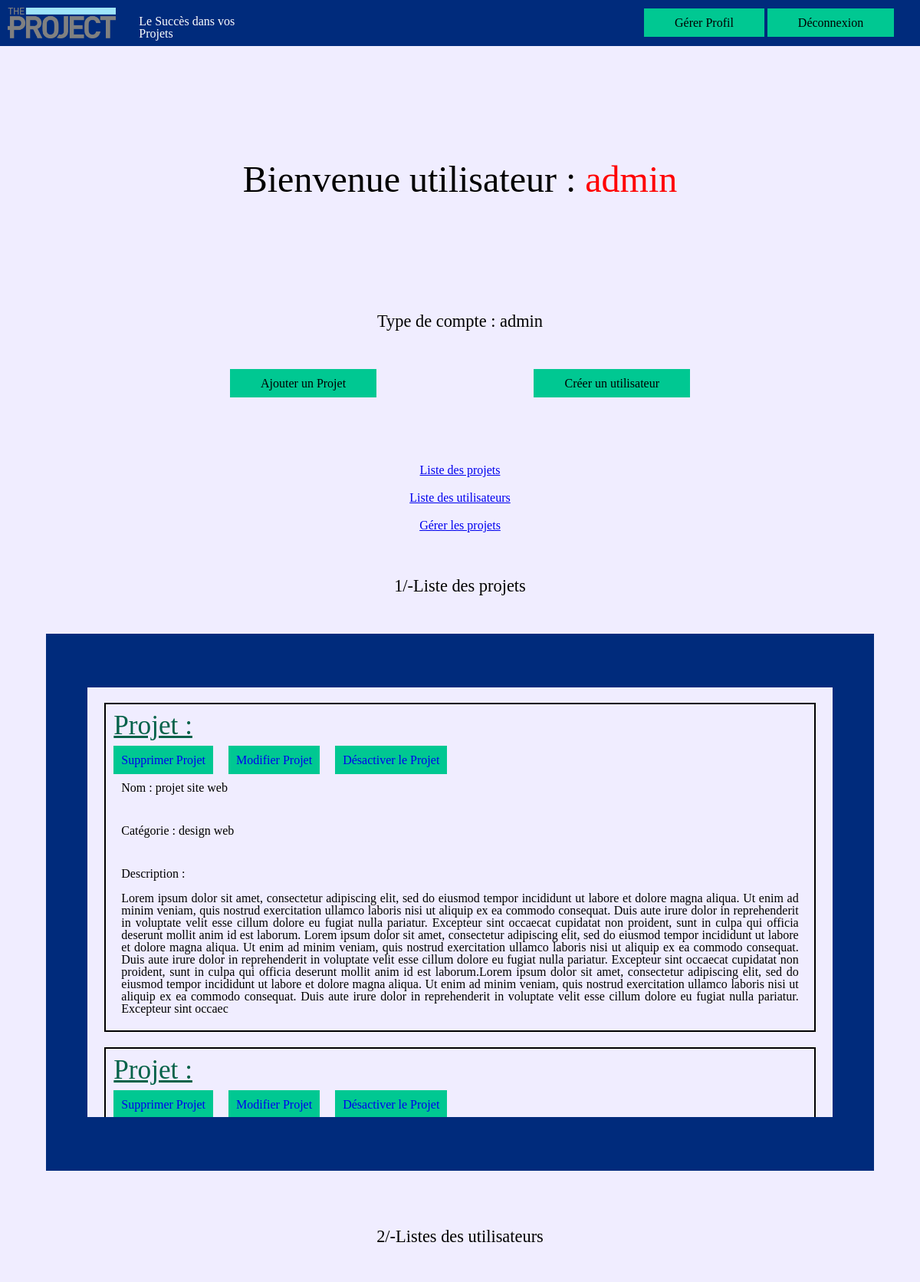
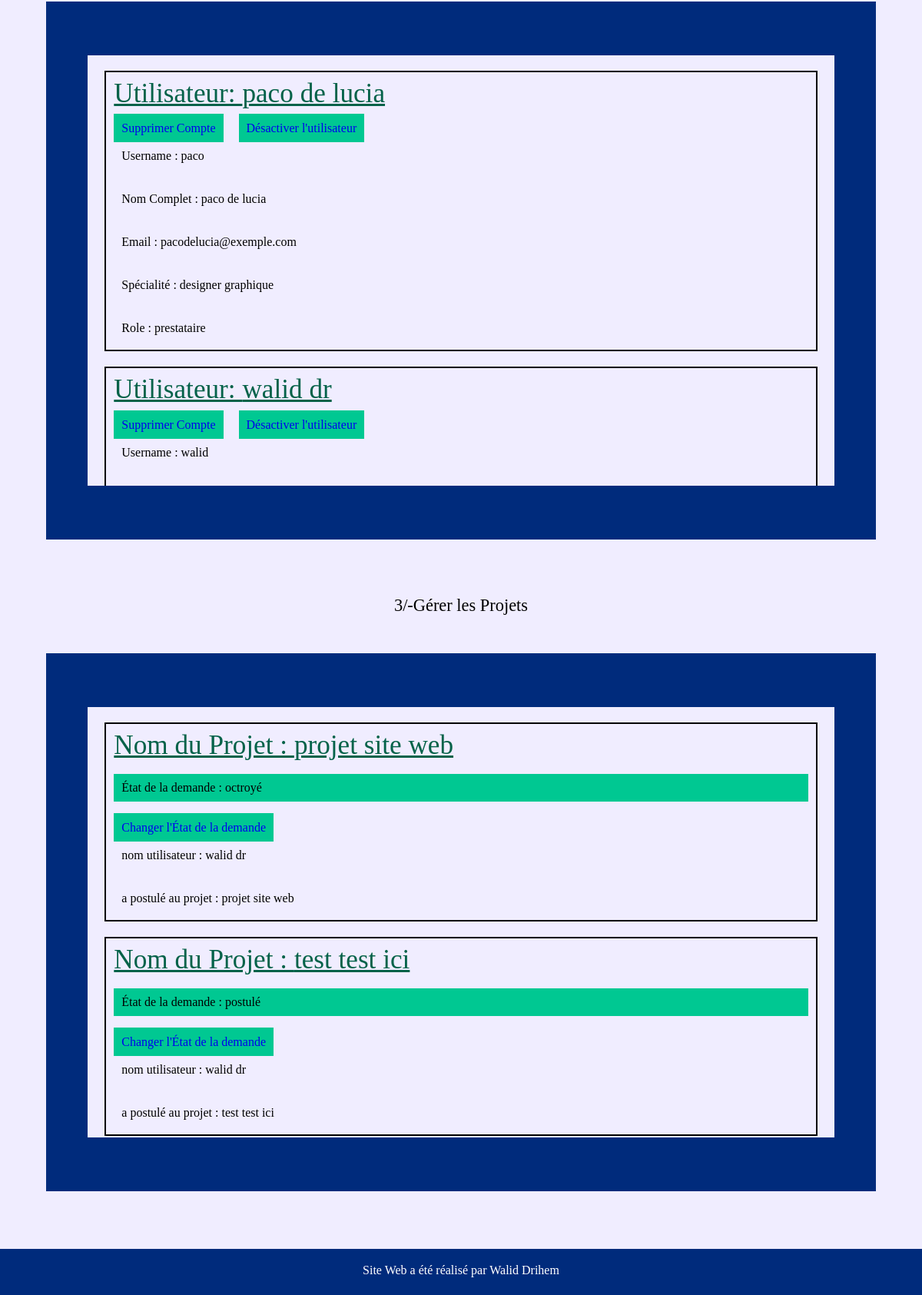
Screenshot of /index.php?action=admin (signed in) with the database file from the repository (2 pictures, top to bottom).
### tables this page shows
CREATE TABLE `projet` (
  `id` int(11) NOT NULL,
  `nom` varchar(50) NOT NULL,
  `description` varchar(1500) NOT NULL,
  `actif` tinyint(1) NOT NULL,
  `id_utilisateur` int(11) NOT NULL,
  `id_categorie` int(11) NOT NULL
);

CREATE TABLE `categorie` (
  `id` int(11) NOT NULL,
  `type` varchar(50) NOT NULL
);

CREATE TABLE `utilisateur` (
  `id` int(11) NOT NULL,
  `nom` varchar(50) NOT NULL,
  `numero` int(11) NOT NULL,
  `rue` varchar(50) NOT NULL,
  `ville` varchar(50) NOT NULL,
  `codePostal` varchar(50) NOT NULL,
  `pays` varchar(50) NOT NULL,
  `courriel` varchar(50) NOT NULL,
  `role` varchar(50) NOT NULL,
  `username` varchar(50) NOT NULL,
  `password` varchar(70) NOT NULL,
  `specialite` varchar(50) DEFAULT NULL,
  `actif` tinyint(1) NOT NULL
);

CREATE TABLE `postuler` (
  `id` int(11) NOT NULL,
  `id_utilisateur` int(11) NOT NULL,
  `etat` varchar(50) DEFAULT 'postulé'
);

### function_db.php (called while the page is built, shortened)
<?php
    function connectDB(){
        $c = mysqli_connect("localhost", "root", "", "enterpriseProject");
        mysqli_query($c, "SET NAMES 'utf8'");
        return $c;
    }
    $connexion = connectDB();
    function GetAllProject(){
        global $connexion;
        $requete ="SELECT * FROM projet";
        $resultat =mysqli_query($connexion,$requete);
        return $resultat;
    }
    function GetCategorie($id){
        global $connexion;
        $requete ="SELECT type FROM categorie
        JOIN projet ON categorie.id = projet.id_categorie
        AND projet.id=".filtre($id);
        $resultat =mysqli_query($connexion,$requete);
        return $resultat;
    }
    function GetUser(){
        global $connexion;
        $requete ="SELECT * FROM utilisateur";
        $resultat =mysqli_query($connexion,$requete);
        return $resultat;
    }
    function GetAllPostuler(){
        global $connexion;
        $requete ="SELECT etat,
        projet.id AS idProjet ,
        utilisateur.id AS idUtilisateur,
        utilisateur.nom AS nomUsager ,
        projet.nom AS nomProjet
        FROM postuler JOIN utilisateur on
        postuler.id_utilisateur = utilisateur.id
        INNER JOIN projet ON
        postuler.id = projet.id";
        $resultat =mysqli_query($connexion,$requete);
        return $resultat;
    }
    function etatProjet($idProjet){
        global $connexion;
        $requete ="SELECT actif FROM projet
        WHERE id=".$idProjet;
        $resultat =mysqli_query($connexion,$requete);
        if($range=mysqli_fetch_assoc($resultat)){
            return $range["actif"];
        }else{
            return false;
        }
    }
    function getStateUser($idUser){
        global $connexion;
        $requete="SELECT actif FROM utilisateur WHERE id=". $idUser;
        $resultat =mysqli_query($connexion,$requete);
        if($range=mysqli_fetch_assoc($resultat)){
            return $range["actif"];
        }else{
            return false;
        }
    }
    function filtre($var)
    {
        global $connexion;
        $varFiltre = mysqli_real_escape_string($connexion, $var);
        $varFiltre = strip_tags($varFiltre, "<a><b><em>");
        return $varFiltre;
    }
?>

### vues/admin.php (the view, shortened to what this page needs)
<!DOCTYPE html>
<html lang="fr">
<head>
    <link rel="stylesheet" href="scss/style.css">
</head>
<body>
<header class="entete">
        <div class="bloc1">
            <a href="index.php?action=admin"><img src="images/logo.png" alt=""></a>
            <p>Le Succès dans vos Projets</p>
        </div>
        <div class="bloc2">
            <a href="index.php?action=profil">Gérer Profil</a>
            <a href="index.php?action=deconnexion">Déconnexion</a>
        </div>
    </header>
    <main>
    <main>
        <h1>Bienvenue utilisateur : <span class="title"> <?php echo $_SESSION["nomComplet"]; ?></span></h1>
        <h2>Type de compte : <?php echo $_SESSION["role"];?></h2>
        <div class=link>
            <p><a href="index.php?action=ajoutProjet">Ajouter un Projet</a></p>
            <p><a href="index.php?action=inscription">Créer un utilisateur</a></p>
        </div>
        <nav>
            <ul>
                <li><a href="#L1">Liste des projets</a></li>
                <li><a href="#L2">Liste des utilisateurs</a></li>
                <li><a href="#L3">Gérer les projets</a></li>
            </ul>
        </nav>
        <h2 id="L1">1/-Liste des projets</h2>
        <section>
            <div>
            <?php
                while($rangee=mysqli_fetch_assoc($donnees)){
                    echo "<article>";
                        echo "<h3> Projet : </h3>";
                        echo "<a href='index.php?action=suppression&idProjet=".$rangee["id"]."' class='supp'>Supprimer Projet</a>";
                        echo "<a href='index.php?action=modifierProjet&idProjet2=".$rangee["id"]."' class='supp'>Modifier Projet</a>";
                        if(etatProjet($rangee["id"]) == 1 ){
                            echo "<a href='index.php?action=modifierEtatProjet&idProjet=".$rangee["id"]."&etat=".etatProjet($rangee["id"])."' class='supp'>Désactiver le Projet</a>";
                        }else if(etatProjet($rangee["id"]) == 0) {
                            echo "<a href='index.php?action=modifierEtatProjet&idProjet=".$rangee["id"]."&etat=".etatProjet($rangee["id"])."' class='supp'>Activer le Projet</a>";
                        }
                        echo "<p> Nom : ". $rangee["nom"] . "</p>";
                                if($rangee2=mysqli_fetch_assoc(GetCategorie($rangee["id"]))){
                                    echo "<p>Catégorie : ".$rangee2["type"]."</p>";
                                }
                        echo "<p>Description : <br><br>" . $rangee["description"] . "</p>";
                    echo "</article>";
                }
            ?>
            </div>
        </section>
        <h2 id="L2">2/-Listes des utilisateurs</h2>
        <section>
            <div>
            <?php
                while($rangee=mysqli_fetch_assoc($donnees2)){
                    if($rangee["role"] !== "admin"){
                        echo "<article>";
                            echo "<h3> Utilisateur: " . $rangee["nom"] . "</h3>";
                            echo "<a href='index.php?action=suppressionCompte&idCompte=".$rangee["id"]."' class='supp'>Supprimer Compte</a>";
                            if(getStateUser($rangee["id"]) == 0){
                                echo "<a href='index.php?action=etatUser&idUti=".$rangee["id"]."' class='supp'>Activer l'utilisateur</a>";
                            }else if(getStateUser($rangee["id"]) == 1){
                                echo "<a href='index.php?action=etatUser&idUti=".$rangee["id"]."' class='supp'>Désactiver l'utilisateur</a>";
                            }
                            echo "<p> Username : " . $rangee["username"] . "</p>";
                            echo "<p> Nom Complet : " . $rangee["nom"]."</p>";
                            echo "<p> Email : " . $rangee["courriel"] . "</p>";
                            if($rangee["role"] !== "entreprise"){
                                echo "<p> Spécialité : " . $rangee["specialite"] . "</p>";
                            }
                            echo "<p> Role : " . $rangee["role"] . "</p>";
                        echo "</article>";
                    }
                }
            ?>
            </div>
        </section>
        <h2 id="L3">3/-Gérer les Projets</h2>
        <section>
            <div>
            <?php
                while($range=mysqli_fetch_assoc($donnees3)){
                    echo "<article>";
                    echo "<h3>Nom du Projet : ".$range["nomProjet"]."</h3>";
                    echo "<p class='supp'>État de la demande : ".$range["etat"]."</p>";
                    echo "<br>";
                    echo "<a href='index.php?action=etat&idProjet=".$range["idProjet"]."&idUti=".$range["idUtilisateur"]."' class='supp'>Changer l'État de la demande</a>";
                    echo "<p>nom utilisateur : ". $range["nomUsager"]."</p>";
                    echo "<p>a postulé au projet : ". $range["nomProjet"]."</p>";
                    echo "</article>";
                }
            ?>
            </div>
        </section>
    </main>
    <footer>
        <p>Site Web a été réalisé par Walid Drihem</p>
    </footer>
</body>
</html>

### index.php (shortened to what this page needs)
<?php
if(isset($_REQUEST["action"])){
    $action = $_REQUEST["action"];
}else{
    $action = "accueil";
}
require_once("function_db.php");
switch($action){
    case "admin":
        if(($_SESSION["verification"] == "oui") && ($_SESSION["role"] == "admin")){
            $donnees=GetAllProject();
            $donnees2= GetUser();
            $donnees3=getAllPostuler();
            require_once("vues/admin.php");
        }else{
            header("LOCATION:index.php?action=accueil");
        }
    break;
}
?>

### scss/style.css (style rules this page uses)
html, body, div, span, applet, object, iframe, h1, h2, h3, h4, h5, h6, p, blockquote, pre, a, abbr, acronym, address, big, cite, code, del, dfn, em, img, ins, kbd, q, s, samp, small, strike, strong, sub, sup, tt, var, b, u, i, center, dl, dt, dd, ol, ul, li, fieldset, form, label, legend, table, caption, tbody, tfoot, thead, tr, th, td, article, aside, canvas, details, embed, figure, figcaption, footer, header, hgroup, menu, nav, output, ruby, section, summary, time, mark, audio, video { margin: 0; padding: 0; border: 0; font-size: 100%; font: inherit; vertical-align: baseline; }
article, aside, details, figcaption, figure, footer, header, hgroup, menu, nav, section { display: block; }
body { line-height: 1; }
ol, ul { list-style: none; }
body { background: #F0EDFF; }
body .entete { background: #002B7C; display: -webkit-box; display: -ms-flexbox; display: flex; -webkit-box-pack: justify; -ms-flex-pack: justify; justify-content: space-between; height: 60px; }
body .entete .bloc1 { width: 30%; display: -webkit-box; display: -ms-flexbox; display: flex; }
body .entete .bloc1 img { height: 40px; margin: 10px; }
body .entete .bloc1 p { color: white; padding: 20px; }
body .entete .bloc2 { width: 30%; margin-top: 10px; }
body .entete .bloc2 a { background: #00C892; line-height: 2.5; padding: 10px; padding-left: 40px; padding-right: 40px; text-decoration: none; color: black; }
body main h1 { margin: 150px; text-align: center; font-family: 'EB Garamond', serif; font-size: 3em; color: black; }
body main h1 .title { color: red; }
body main h2 { margin: 50px; text-align: center; font-size: 1.4em; color: black; }
body main nav { margin-top: 75px; }
body main nav ul { display: -webkit-box; display: -ms-flexbox; display: flex; -webkit-box-orient: vertical; -webkit-box-direction: normal; -ms-flex-direction: column; flex-direction: column; }
body main nav ul li { text-align: center; margin-top: 10px; margin-bottom: 10px; }
body main .link { display: -webkit-box; display: -ms-flexbox; display: flex; width: 50%; margin: auto; -webkit-box-pack: justify; -ms-flex-pack: justify; justify-content: space-between; }
body main .link p { text-align: center; }
body main .link p a { background: #00C892; line-height: 2.5; padding: 10px; padding-left: 40px; padding-right: 40px; text-decoration: none; color: black; }
body main p { text-align: center; }
body main p a { background: #00C892; line-height: 2.5; padding: 10px; padding-left: 40px; padding-right: 40px; text-decoration: none; color: black; }
body main section { width: 90%; height: 700px; background: #002B7C; margin: auto; position: relative; margin-bottom: 75px; }
body main section div { width: 90%; height: 80%; position: absolute; left: 50%; top: 50%; -webkit-transform: translate(-50%, -50%); transform: translate(-50%, -50%); background: #F0EDFF; overflow-y: scroll; }
body main section div article { width: 95%; margin: auto; margin-top: 20px; border: 2px solid black; }
body main section div article h3 { margin-bottom: 10px; font-size: 2.2em; color: #046249; text-decoration: underline; padding: 10px; }
body main section div article .supp { text-decoration: none; background: #00C892; padding: 10px; margin: 10px; }
body main section div article p { padding: 20px; text-align: justify; }
body footer { text-align: center; margin: auto; background: #002B7C; color: white; height: 40px; padding-top: 20px; }

### rows the page displays
projet: nom "projet site web", id_categorie.type "design web", description "Lorem ipsum dolor sit amet, consectetur adipiscing elit, sed do eiusmod tempor incididunt ut labore et dolore magna aliqua. Ut enim ad minim veniam, quis nostrud exercitation ullamco laboris nisi ut aliquip ex ea commodo consequat. Duis aute irure dolor in reprehenderit in voluptate velit esse cillum dolore eu fugiat nulla pariatur. Excepteur sint occaecat cupidatat non proident, sunt in culpa qui officia deserunt mollit anim id est laborum. Lorem ipsum dolor sit amet, consectetur adipiscing elit, sed do eiusmod tempor incididunt ut labore et dolore magna aliqua. Ut enim ad minim veniam, quis nostrud exercitation ullamco laboris nisi ut aliquip ex ea commodo consequat. Duis aute irure dolor…"
utilisateur: nom "paco de lucia", username "paco", courriel "pacodelucia@exemple.com", specialite "designer graphique", role "prestataire"
utilisateur: nom "walid dr", username "walid"
postuler: id.nom "projet site web", etat "octroyé", id_utilisateur.nom "walid dr"
postuler: id.nom "test test ici", etat "postulé", id_utilisateur.nom "walid dr"

### other values shown
$_SESSION["nomComplet"] "admin"
$_SESSION["role"] "admin"
